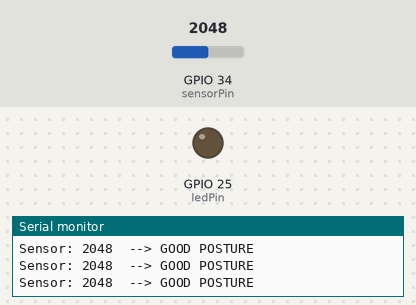
This sketch was run on a simulated ESP32. On the bench: output pins drawn as LEDs (lit = HIGH), the last lines printed to the serial monitor. The test bench sets the inputs (shaded band); at power-on: GPIO 34 (sensorPin) = 2048.

Above: at 2.2 s.
2.3 s: GPIO 34 (sensorPin) set to 827
3.8 s: GPIO 34 (sensorPin) set to 758
At 5.0 s:
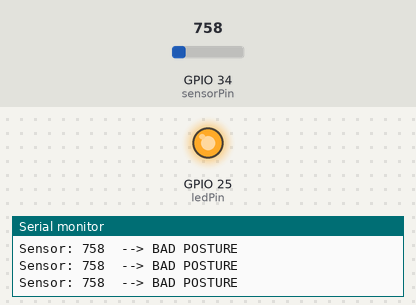
5.3 s: GPIO 34 (sensorPin) set to 840
At 6.4 s:
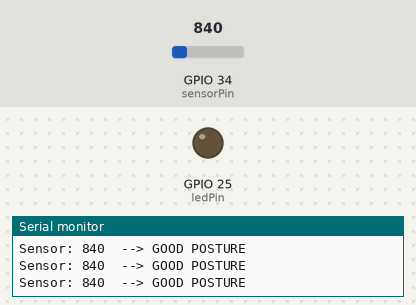
6.9 s: GPIO 34 (sensorPin) set to 760
At 7.7 s:
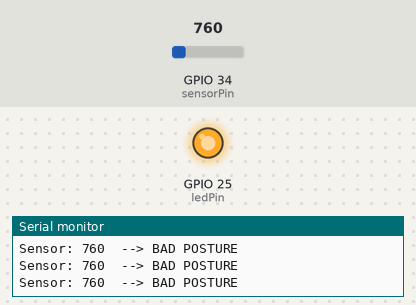
Timing chart, 0 to 9.5 s (numbered marks = the images above; inputs shaded):
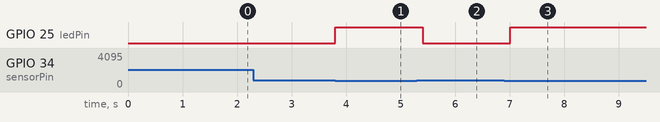

The sketch:

offiline_prototype.ino
```cpp
const int sensorPin = 34;
const int ledPin = 25;
const int buzzerPin = 26;

int threshold = 800;  // adjust if needed

void setup() {
  Serial.begin(115200);
  pinMode(ledPin, OUTPUT);
  delay(1000);
  Serial.println("Posture + LED test");
}

void loop() {
  int sensorValue = analogRead(sensorPin);

  Serial.print("Sensor: ");
  Serial.print(sensorValue);

  if (sensorValue < threshold) {
    Serial.println("  --> BAD POSTURE");
    digitalWrite(ledPin, HIGH);  // turn LED ON
    digitalWrite(buzzerPin, HIGH); // turn buzzer on
  } else {
    Serial.println("  --> GOOD POSTURE");
    digitalWrite(ledPin, LOW);   // turn LED OFF
    digitalWrite(buzzerPin, LOW); //turn buzzer off
  }

  delay(200);
}
```

Measured:
- the behaviour switches between 800 and 799 on GPIO 34 (sensorPin) (found by bisection; images 0 and 1)
- after the input at 3.8 s, GPIO 25 (ledPin): LOW → HIGH at once
- after the input at 5.3 s, GPIO 25 (ledPin): HIGH → LOW after 0.11 s
- after the input at 6.9 s, GPIO 25 (ledPin): LOW → HIGH after 0.11 s
